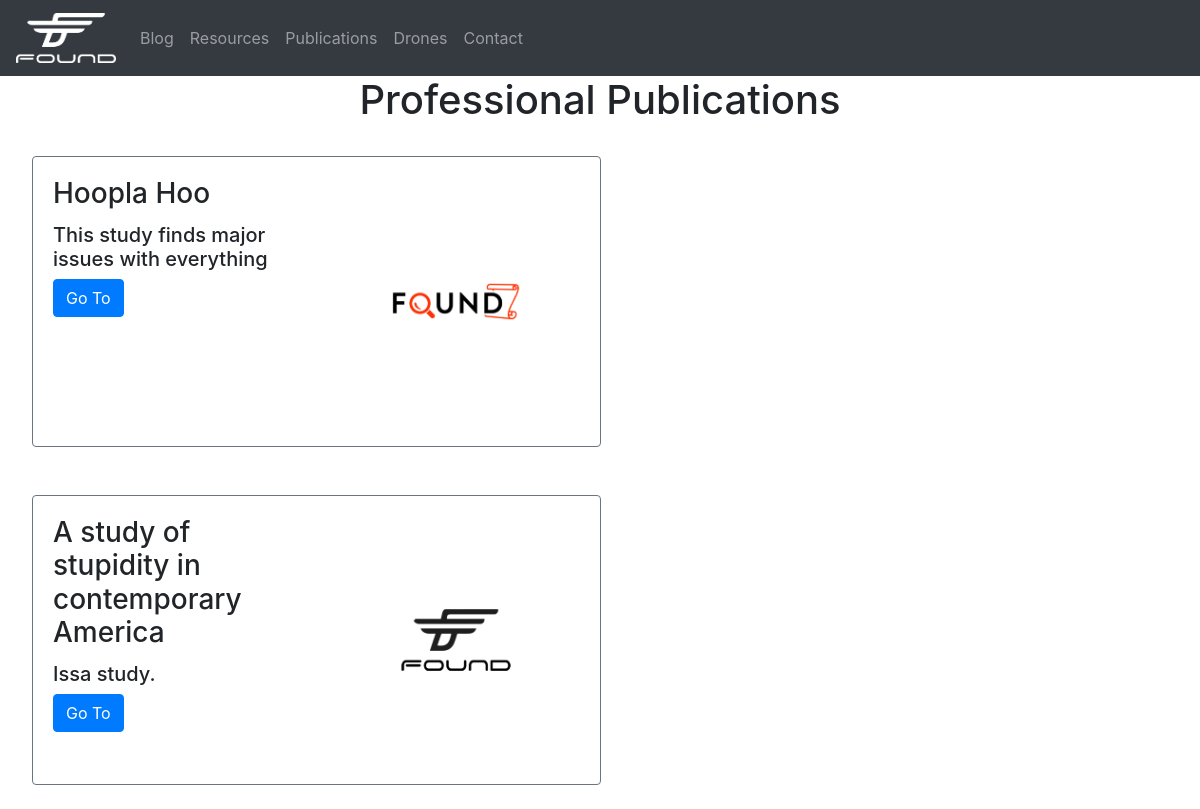
/publications, run on an earlier commit of the app's database.
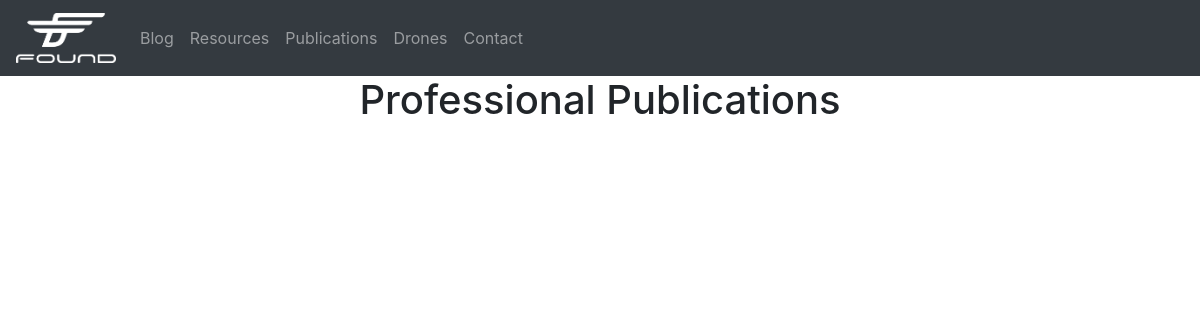
And on a later commit of the database.
### publications/models.py (models this page shows, shortened)
class Publication(models.Model):
    title = models.CharField(max_length=50)
    author = models.CharField(max_length=100)
    description = models.TextField()
    link = models.URLField()
    pubImage = models.ImageField(blank=True, null=True, upload_to='pub_images')
    datetime = models.DateTimeField(auto_now_add=False)

### publications/views.py (the view)
# urls.py: path('', views.publication_home, name='publication-home'),
def publication_home(request):
    pubs = Publication.objects.order_by('-datetime')
    context = {
        'pubs':pubs,
    }
    return render(request, 'publicationhome.html', context)

### publications/templates/publicationhome.html
{% extends 'base.html' %}
{% block content %}
<h1 class="text-center"> Professional Publications </h1>
<div class="row">
  {% for n in pubs %}
  <div class="col-md-6 align-items-stretch mx-4">
    <div class="card border-secondary mx-2 my-4">
      <div class="row card-body">
        <div class="col-md-6">
          <h3 class="card-title">{{ n.title }}</h3>
          <h5 class="card-text">{{ n.description }}</h5>
          <a href="{{ n.link }}" class="btn btn-primary">Go To</a>
        </div>
        <img class="col-sm-6" src="{{ n.pubImage.url }}" alt="sans"/>
      </div>
    </div>
  </div>
  {% endfor %}
{% endblock %}

### templates/base.html (shortened to what this page needs)
<!DOCTYPE html>
{% load static %}
<html>
    <head>
        <link rel="stylesheet" href="https://stackpath.bootstrapcdn.com/bootstrap/4.3.1/css/bootstrap.min.css" />
    </head>
    <nav class="navbar navbar-expand-md navbar-dark bg-dark">
      <a class="navbar-brand" href="{% url "home-main" %}">
          <img src="{% static 'img/Found_TransparentBackground-trimmy.png' %}" alt="" height=50px width=100px >
      </a>
        <div class="collapse navbar-collapse" id="navbarsExampleDefault">
          <ul class="navbar-nav mr-auto mt-2 mt-lg-0">
            <li class="nav-item">
              <a class="nav-link" href="{% url 'blog-home' %}">Blog</a>
            </li>
            <li class="nav-item">
              <a class="nav-link" href="{% url 'resource-home' %}">Resources</a>
            </li>
            <li class="nav-item">
              <a class="nav-link" href="{% url 'publication-home' %}">Publications</a>
            </li>
            <li class="nav-item">
              <a class="nav-link" href="{% url 'drone-home' %}">Drones</a>
            </li>
            <li class="nav-item">
              <a class="nav-link" href="{% url 'contact-page' %}">Contact</a>
            </li>
          </ul>
        </div>
      </nav>
    <body>
    {% block content %}{% endblock %}
    </body>
</html>

What changed in the data, as far as the page shows it:
removed Publication: title "Hoopla Hoo", description "This study finds major issues with everything", pubImage (picture)
removed Publication: title "A study of stupidity in contemporary America", description "Issa study.", pubImage (picture)
